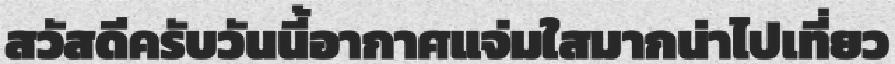
#> input picture samples/line_01.jpg, 895 x 64 px, found by its file name; the run also reads 1 picture not shown here
$ python to_jpg.py ../samples/line_03.jpg out
#> lines starting #> are read from the running program, lines starting #| are printed output that depends on the picture; pictures that were not available may be replaced by others from this repository, and a replacement may not be noted
"""Re-encode a trdg output folder (PNG) as JPEG and rewrite the label files.

PNG of noisy paper backgrounds barely compresses (~53 KB per 64-px line, 200k = 10.8 GB).
Measured on 300 random lines:  RGB JPEG q92 21.5 KB · gray q90 17.3 KB · gray, height 48,
q90 11.5 KB (2.3 GB per 200k). The trainer resizes to height 48 anyway, so:

    python tools/to_jpg.py out/rec out/jpg/rec --gray --height 48 -q 90 -t 8
    tar -a -cf out/rec_200k_jpg.zip -C out/jpg rec
"""

import argparse
import os
import sys
from multiprocessing import Pool

from PIL import Image

LABEL_FILES = ("labels.txt", "train.txt", "val.txt")


def _convert(job):
    src, dst, quality, gray, height = job
    try:
        os.makedirs(os.path.dirname(dst), exist_ok=True)
        im = Image.open(src).convert("L" if gray else "RGB")
        if height and im.height != height:
            im = im.resize((max(8, round(im.width * height / im.height)), height), Image.Resampling.LANCZOS)
        im.save(dst, format="JPEG", quality=quality, subsampling=0)
        return None
    except Exception as e:  # report, do not kill the pool
        return f"{src}: {e}"


def main(argv=None):
    ap = argparse.ArgumentParser()
    ap.add_argument("src", help="trdg output dir containing base/ and labels.txt")
    ap.add_argument("dst", help="destination dir (created)")
    ap.add_argument("-q", "--quality", type=int, default=90)
    ap.add_argument("-t", "--workers", type=int, default=4)
    ap.add_argument("--gray", action="store_true", help="save 8-bit grayscale (the lines are grey anyway)")
    ap.add_argument("--height", type=int, default=0, help="resize to this height first (e.g. 48 = what the trainer uses)")
    a = ap.parse_args(argv)

    rows = []
    with open(os.path.join(a.src, "labels.txt"), encoding="utf8") as f:
#> (reads samples/labels.txt from the repository)
        for line in f:
            path, text = line.rstrip("\n").split("\t", 1)
            rows.append((path, text))
    jobs = [(os.path.join(a.src, p), os.path.join(a.dst, os.path.splitext(p)[0] + ".jpg"), a.quality, a.gray, a.height)
            for p, _ in rows]

    os.makedirs(a.dst, exist_ok=True)
    failed = []
    with Pool(a.workers) as pool:
        for i, err in enumerate(pool.imap_unordered(_convert, jobs, chunksize=64), 1):
            if err:
                failed.append(err)
            if i % 10000 == 0:
                print(f"{i}/{len(jobs)}", flush=True)
#> this loop made 32 passes
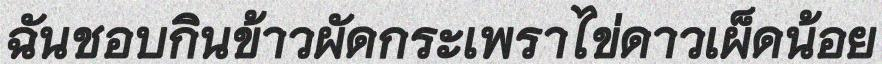
#> input picture samples/line_02.jpg, 882 x 64 px, found by its file name
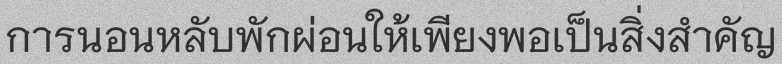
#> input picture samples/line_03.jpg, 782 x 64 px, found by its file name
#> pass 3, in _convert (call 4), `im = Image.open(src).convert("L" if gray else "RGB")`:
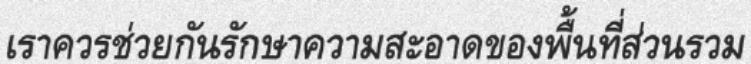
#> im: PIL image 751x64 RGB; min 21, max 255, mean 199.6
#> after the loop, failed = 25 items
    failed_src = {e.split(":", 1)[0] for e in failed}
#> failed_src = 25 items

    for name in LABEL_FILES:
        src_file = os.path.join(a.src, name)
        if not os.path.isfile(src_file):
            continue
        with open(src_file, encoding="utf8") as f, open(os.path.join(a.dst, name), "w", encoding="utf8", newline="\n") as g:
            for line in f:
                path, text = line.rstrip("\n").split("\t", 1)
                if os.path.join(a.src, path) in failed_src:
                    continue
                g.write(f"{os.path.splitext(path)[0]}.jpg\t{text}\n")
    charset = os.path.join(a.src, "charset.txt")
    if os.path.isfile(charset):
        with open(charset, encoding="utf8") as f, open(os.path.join(a.dst, "charset.txt"), "w", encoding="utf8", newline="\n") as g:
            g.write(f.read())

    print(f"converted {len(jobs) - len(failed)} images -> {a.dst}" + (f", {len(failed)} failed" if failed else ""))
#| converted 7 images -> out, 25 failed
    for e in failed[:10]:
        print("  ", e)
#> this loop made 10 passes
#|    ../samples/line_03.jpg/line_08.jpg: [Errno 20] Not a directory: '../samples/line_03.jpg/line_08.jpg'
#|    ../samples/line_03.jpg/line_09.jpg: [Errno 20] Not a directory: '../samples/line_03.jpg/line_09.jpg'
#|    ../samples/line_03.jpg/line_10.jpg: [Errno 20] Not a directory: '../samples/line_03.jpg/line_10.jpg'
#|    ../samples/line_03.jpg/line_11.jpg: [Errno 20] Not a directory: '../samples/line_03.jpg/line_11.jpg'
#|    ../samples/line_03.jpg/line_12.jpg: [Errno 20] Not a directory: '../samples/line_03.jpg/line_12.jpg'
#|    ../samples/line_03.jpg/line_13.jpg: [Errno 20] Not a directory: '../samples/line_03.jpg/line_13.jpg'
#|    ../samples/line_03.jpg/line_14.jpg: [Errno 20] Not a directory: '../samples/line_03.jpg/line_14.jpg'
#|    ../samples/line_03.jpg/line_15.jpg: [Errno 20] Not a directory: '../samples/line_03.jpg/line_15.jpg'
#> (further printed lines are left out)
    return 1 if failed else 0


if __name__ == "__main__":
#> (the run stopped early here; a loop or call above may not have finished)
